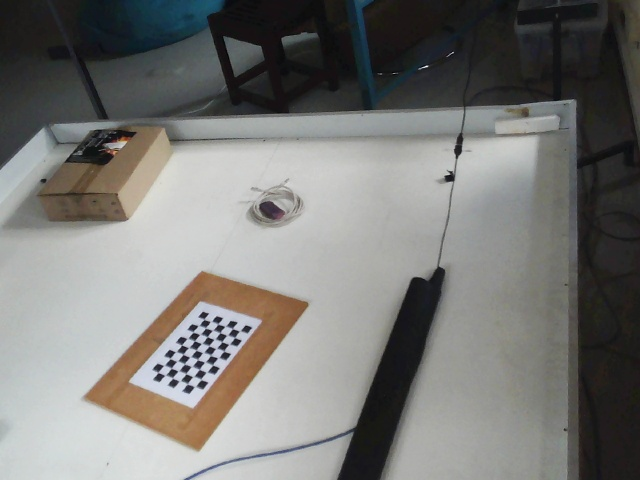
#> input picture localization_4cam/extrinsic_images/cam1_1.jpg, 640 x 480 px
$ python -i live_3d_tracker_world.py   (imports and definitions only)
#> lines starting #> are read from the running program, lines starting #| are printed output that depends on the picture; after the words box and inside, x2 and y2 are one past the last pixel; in counts of white or black regions, pixels touching at a corner belong together
#> further down, picture is the input picture: shape (480, 640, 3); mean B, G, R 118.2, 121, 121.5
import cv2 as cv
import numpy as np
import threading
import json
import os
import time
from itertools import combinations

# =========================
# SETTINGS
# =========================

CAMERA_INDICES = [0, 2, 3, 4]
CAMERA_NAMES = ["cam1", "cam2", "cam3", "cam4"]

CAM_WIDTH = 640
CAM_HEIGHT = 480

BASE_DIR = os.path.dirname(os.path.abspath(__file__))

THRESHOLD_VALUE = 180
MIN_BLOB_AREA = 3
MAX_BLOB_AREA = 5000

USE_GRAYSCALE = True

DISPLAY_IN_METERS = True

SHOW_CAM1_COORDS_TOO = True

WORLD_TRANSFORM_FILE = "cam1_to_world_transform.npz"


# =========================
# THREADED CAMERA
# =========================

class ThreadedCamera:
    # [259 lines left out: functions __init__, update, read, stop, load_intrinsics, load_extrinsics and 4 more, not called in this run]


# =========================
# LED DETECTION
# =========================

def detect_bright_spot(frame):
    """
    Works with floppy disk / dark filter.
    Finds the brightest blob.

    Returns:
        point = (cx, cy)
        mask
    """

    if USE_GRAYSCALE:
        gray = cv.cvtColor(
            frame,
            cv.COLOR_BGR2GRAY
        )
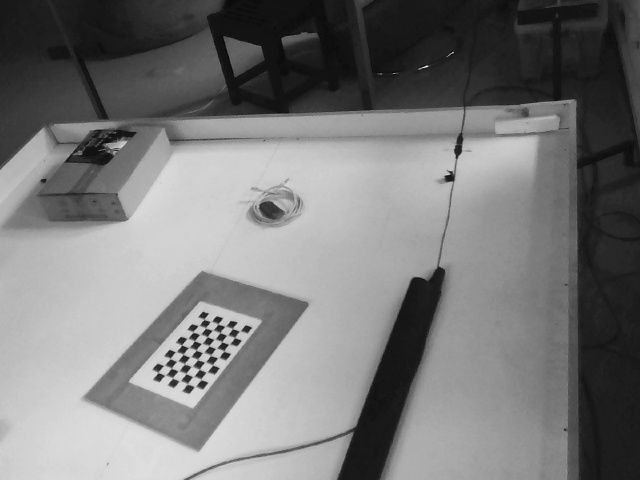
#> gray: shape (480, 640); min 0, max 251, mean 120.8

        detection_img = gray
    else:
        detection_img = frame[:, :, 2]

    blurred = cv.GaussianBlur(
        detection_img,
        (5, 5),
        0
    )

    _, mask = cv.threshold(
        blurred,
        THRESHOLD_VALUE,
        255,
        cv.THRESH_BINARY
    )
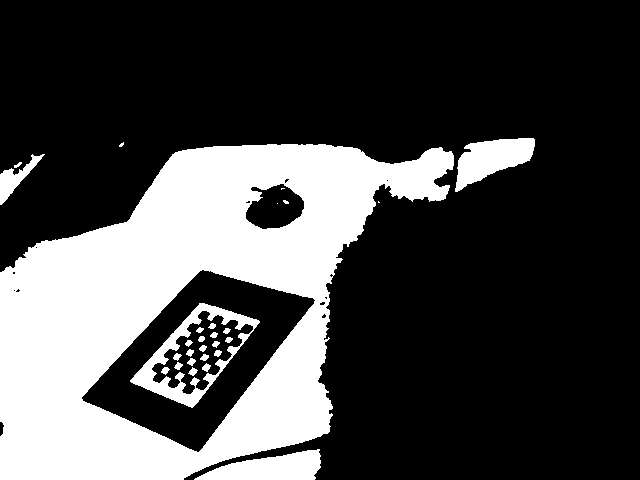
#> mask: shape (480, 640); 27.7% white; 29 white regions (5 under 20 px), largest, box (x1, y1, x2, y2) and area: (0, 144, 454, 480) 75744, (130, 303, 260, 408) 3045, (194, 449, 321, 480) 2443

    kernel = np.ones(
        (3, 3),
        np.uint8
    )

    mask = cv.morphologyEx(
        mask,
        cv.MORPH_OPEN,
        kernel
    )
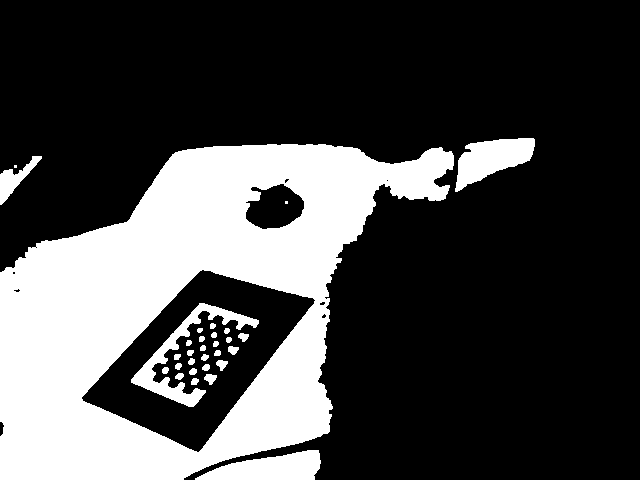
#> mask: shape (480, 640); 27.6% white; 31 white regions (2 under 20 px), largest, box (x1, y1, x2, y2) and area: (0, 144, 454, 480) 75650, (131, 303, 259, 407) 2505, (195, 450, 321, 480) 2432

    mask = cv.morphologyEx(
        mask,
        cv.MORPH_DILATE,
        kernel
    )
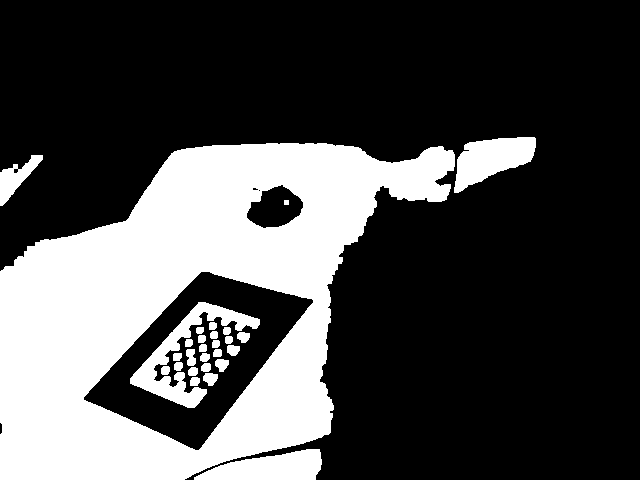
#> mask: shape (480, 640); 29.1% white; 28 white regions

    contours, _ = cv.findContours(
        mask,
        cv.RETR_EXTERNAL,
        cv.CHAIN_APPROX_SIMPLE
    )
#> contours = 4 contours; box (x1, y1, x2, y2) and area: (0, 143, 455, 480) 99600, (454, 137, 536, 193) 2591, (194, 449, 322, 480) 2487, (0, 155, 43, 206) 812

    best_point = None
    best_area = 0

    for contour in contours:
        area = cv.contourArea(contour)

        if area < MIN_BLOB_AREA:
            continue

        if area > MAX_BLOB_AREA:
            continue

        if area > best_area:
            M = cv.moments(contour)

            if M["m00"] > 0:
                cx = int(M["m10"] / M["m00"])
                cy = int(M["m01"] / M["m00"])

                best_point = (cx, cy)
                best_area = area
#> this loop made 4 passes
#> (area, cx, cy, best_area) on passes 1, 4: (2487, 269, 467, 2487), (2591, 491, 158, 2591)
#> area on passes 2 to 3: 812, 99600
#> after the loop, M = moments, m00 2591, centre m10/m00, m01/m00 = (491.4, 158.5); best_area = 2591; cx = 491; cy = 158

    return best_point, mask


# =========================
# TRIANGULATION
# =========================

# [382 lines left out: functions undistort_point, triangulate_two_cameras, triangulate_from_detected_points, draw_camera_view, format_point, create_grid and 1 more, not called in this run]


# [2 lines not run here, left out]

>>> import cv2
>>> picture = cv2.imread('extrinsic_images/cam1_1.jpg')
>>> result = detect_bright_spot(picture)

$ run again, on localization_4cam/extrinsic_images/cam1_10.jpg
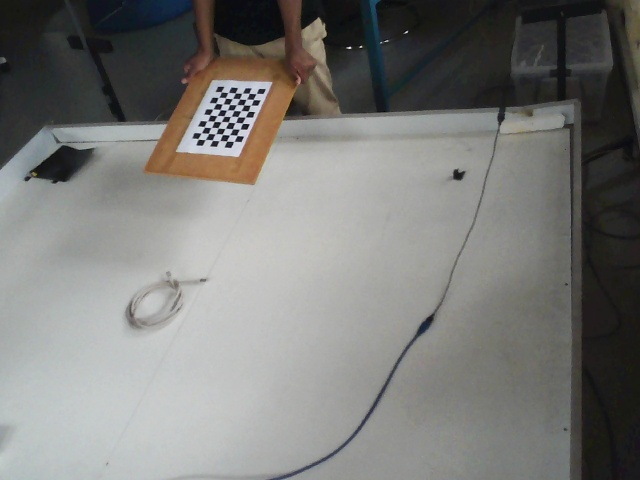
#> input picture localization_4cam/extrinsic_images/cam1_10.jpg, 640 x 480 px
#> picture is the input picture: shape (480, 640, 3); mean B, G, R 119.7, 122.4, 122.5
#> in detect_bright_spot, `_, mask = cv.threshold( blurred, THRESHOLD_VALUE, 255, cv.THRESH_BINAR..`:
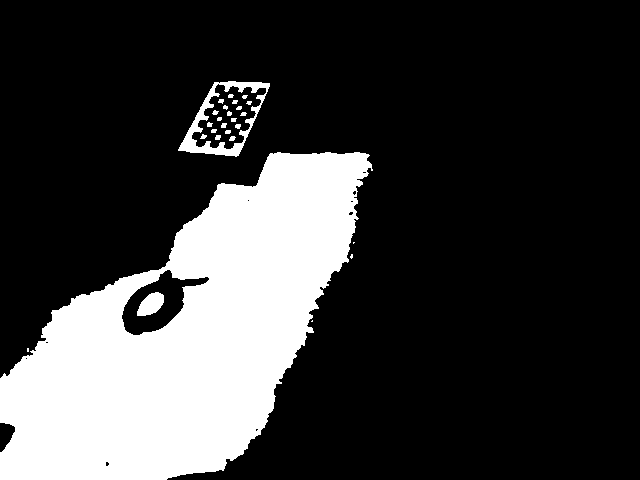
#> mask: shape (480, 640); 22.7% white; 27 white regions (8 under 20 px), largest, box (x1, y1, x2, y2) and area: (0, 152, 373, 480) 67234, (178, 81, 270, 157) 1681, (137, 292, 164, 316) 435
#> in detect_bright_spot, `mask = cv.morphologyEx( mask, cv.MORPH_DILATE, kernel )`:
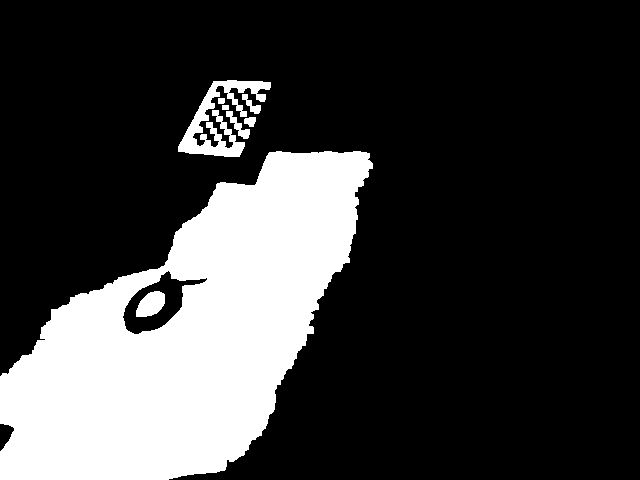
#> mask: shape (480, 640); 23.6% white; 8 white regions
#> contours = 7 contours; box (x1, y1, x2, y2) and area: (0, 151, 373, 480) 70636, (178, 80, 271, 157) 2214, (226, 111, 250, 139) 180, (242, 94, 261, 114) 116, (244, 117, 256, 127) 74, (218, 98, 225, 104) 30, (222, 105, 229, 110) 24
#> the loop in detect_bright_spot, `for contour in contours:` made 7 passes
#> (area, cx, cy, best_area) on passes 2, 3, 7: (74, 249, 120, 74), (180, 238, 125, 180), (2214, 218, 120, 2214)
#> after the loop in detect_bright_spot, `for contour in contours:`: M = moments, m00 2214, centre m10/m00, m01/m00 = (218.6, 120.4); best_area = 2214; cx = 218; cy = 120

$ run again, on localization_4cam/extrinsic_images/cam1_11.jpg
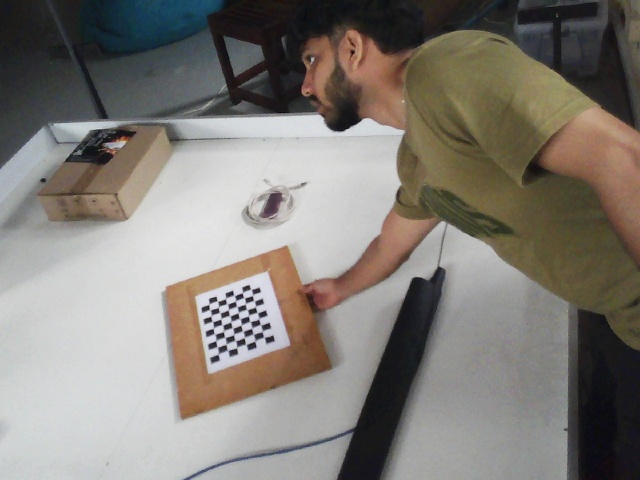
#> input picture localization_4cam/extrinsic_images/cam1_11.jpg, 640 x 480 px
#> picture is the input picture: shape (480, 640, 3); mean B, G, R 119.1, 125.4, 130.4
#> in detect_bright_spot, `_, mask = cv.threshold( blurred, THRESHOLD_VALUE, 255, cv.THRESH_BINAR..`:
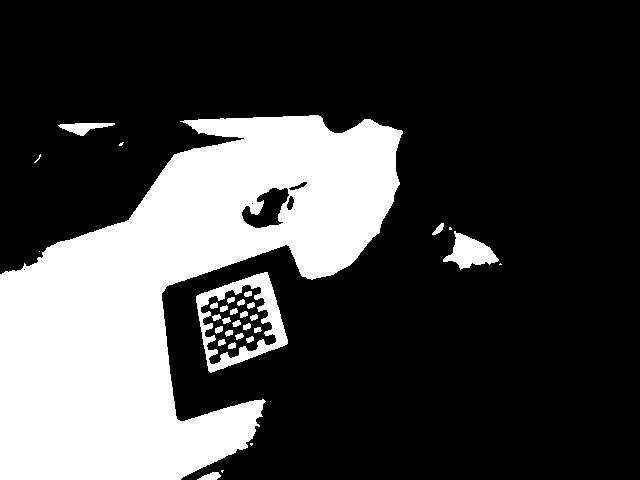
#> mask: shape (480, 640); 26.5% white; 33 white regions (7 under 20 px), largest, box (x1, y1, x2, y2) and area: (0, 115, 403, 480) 76089, (196, 272, 288, 373) 2830, (443, 231, 499, 270) 1099
#> in detect_bright_spot, `mask = cv.morphologyEx( mask, cv.MORPH_DILATE, kernel )`:
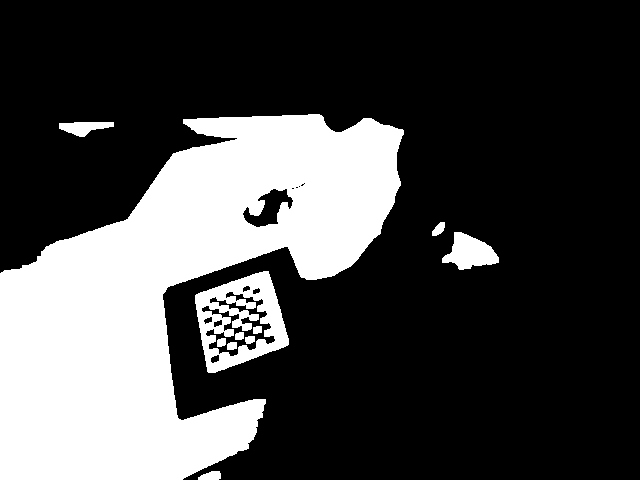
#> mask: shape (480, 640); 27.7% white; 11 white regions
#> contours = 6 contours; box (x1, y1, x2, y2) and area: (0, 114, 404, 480) 78048, (195, 271, 289, 373) 6492, (442, 232, 499, 270) 1214, (59, 122, 114, 137) 448, (198, 471, 221, 480) 134, (432, 222, 445, 236) 98
#> the loop in detect_bright_spot, `for contour in contours:` made 6 passes
#> (area, cx, cy, best_area) on passes 1, 3: (134, 210, 475, 134), (1213.5, 469, 252, 1213.5)
#> after the loop in detect_bright_spot, `for contour in contours:`: M = moments, m00 1213.5, centre m10/m00, m01/m00 = (469.9, 252.2); best_area = 1213.5; cx = 469; cy = 252

$ run again, on localization_4cam/extrinsic_images/cam1_12.jpg
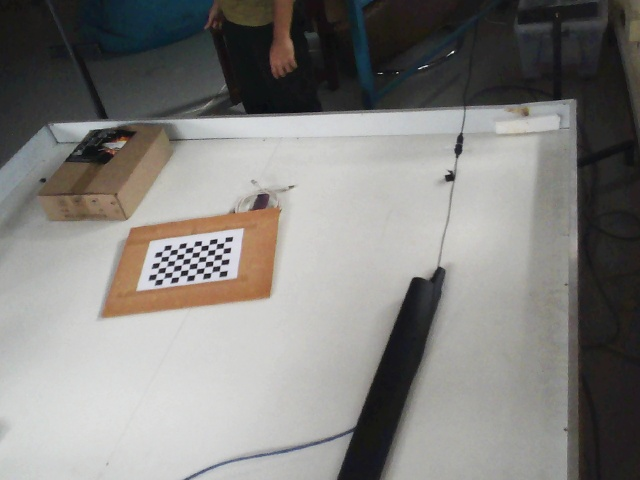
#> input picture localization_4cam/extrinsic_images/cam1_12.jpg, 640 x 480 px
#> picture is the input picture: shape (480, 640, 3); mean B, G, R 125.8, 128.7, 130.3
#> in detect_bright_spot, `_, mask = cv.threshold( blurred, THRESHOLD_VALUE, 255, cv.THRESH_BINAR..`:
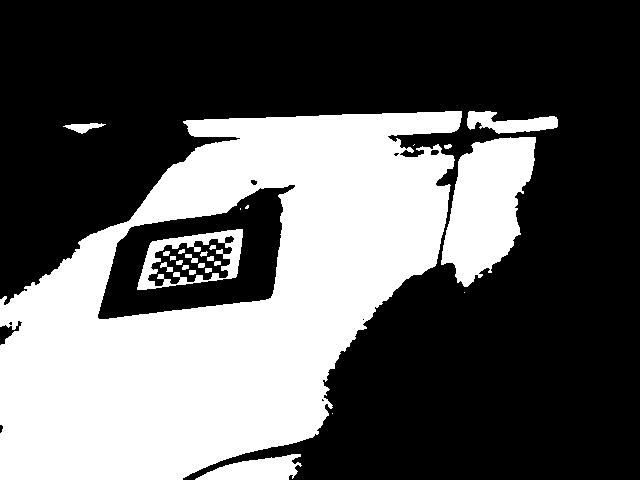
#> mask: shape (480, 640); 36.8% white; 26 white regions (5 under 20 px), largest, box (x1, y1, x2, y2) and area: (0, 111, 462, 480) 98024, (441, 137, 536, 287) 9040, (137, 229, 243, 290) 2243
#> in detect_bright_spot, `mask = cv.morphologyEx( mask, cv.MORPH_DILATE, kernel )`:
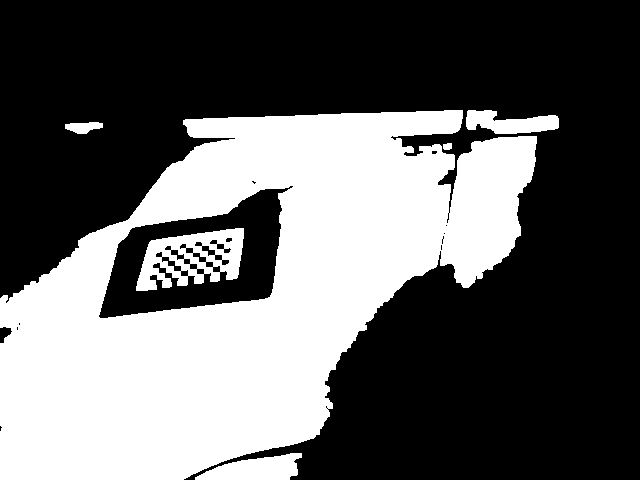
#> mask: shape (480, 640); 38.3% white; 6 white regions
#> contours = 5 contours; box (x1, y1, x2, y2) and area: (0, 110, 537, 480) 124384, (195, 453, 302, 480) 1748, (466, 110, 559, 134) 1338, (65, 122, 103, 134) 273, (443, 143, 452, 150) 42
#> the loop in detect_bright_spot, `for contour in contours:` made 5 passes
#> (area, cx, cy, best_area) on pass 1: (1748, 255, 468, 1748)
#> after the loop in detect_bright_spot, `for contour in contours:`: M = moments, m00 1748, centre m10/m00, m01/m00 = (255.9, 468.9); best_area = 1748; cx = 255; cy = 468
